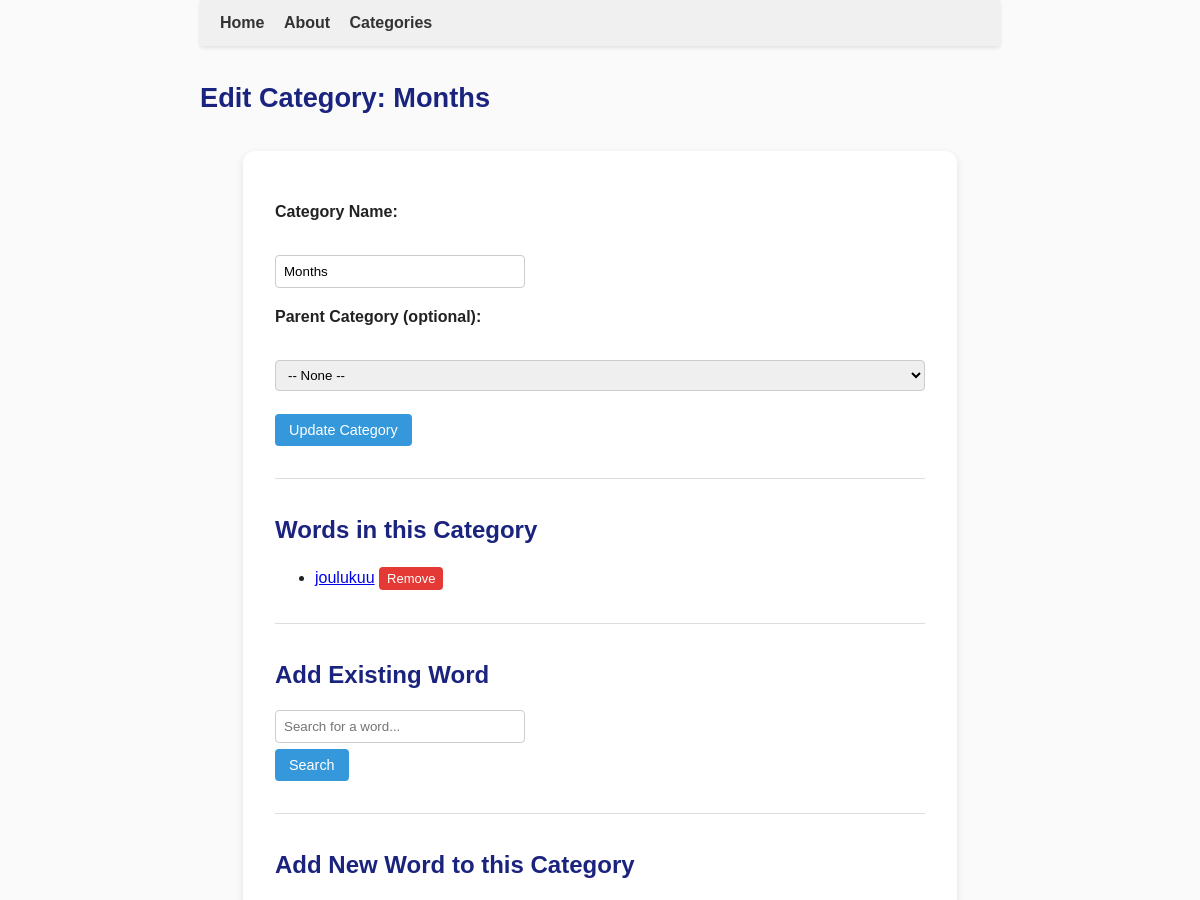
The page /admin/categories/13/edit (signed in, upper part) on the database as committed earlier.
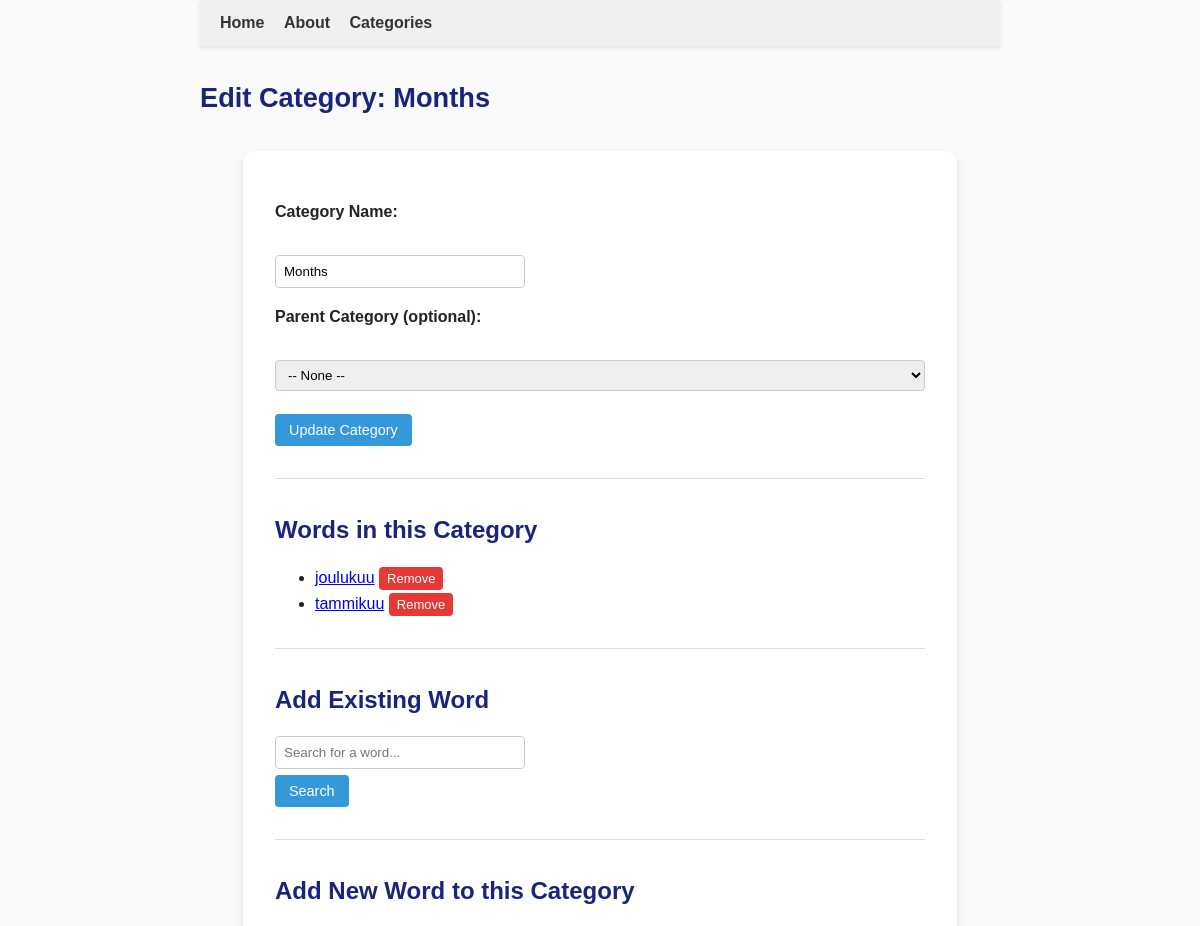
The same page on the database as committed later.
### tables this page shows
CREATE TABLE words (
        id INTEGER PRIMARY KEY,
        word TEXT UNIQUE NOT NULL,
        pos_id INTEGER REFERENCES parts_of_speech(id)
    , created_at TEXT, updated_at TEXT, language_code TEXT DEFAULT 'fi');

### app.py (the view, shortened to what this page needs)
@app.route("/admin/categories/<int:category_id>/edit", methods=["GET", "POST"])
@admin_required
def admin_edit_category(category_id):
    conn = sqlite3.connect("finnish.db", timeout=10)  # longer timeout
    conn.row_factory = sqlite3.Row
    cur = conn.cursor()
    cur.execute("SELECT * FROM categories WHERE id = ?", (category_id,))
    category = cur.fetchone()
    if not category:
        conn.close()
        flash("Category not found.", "danger")
        return redirect(url_for("admin_dashboard"))
    cur.execute("SELECT id, name FROM categories WHERE id != ?", (category_id,))
    all_categories = cur.fetchall()
    cur.execute("SELECT id, name FROM parts_of_speech ORDER BY name")
    pos_list = cur.fetchall()
    action = request.form.get("action")
    search_query = request.args.get("word_query", "").strip()
    search_results = []
    if search_query:
        cur.execute("SELECT id, word FROM words WHERE word LIKE ? ORDER BY word", (f"{search_query}%",))
        search_results = cur.fetchall()
    cur.execute("""
        SELECT w.id, w.word
        FROM words w
        JOIN word_categories wc ON w.id = wc.word_id
        WHERE wc.category_id = ?
        ORDER BY w.word
    """, (category_id,))
    category_words = cur.fetchall()
    conn.close()
    return render_template(
        "admin_edit_category.html",
        category=category,
        all_categories=all_categories,
        category_words=category_words,
        pos_list=pos_list,
        search_query=search_query,
        search_results=search_results
    )

### app.py (called while the page is built)
def admin_required(f):
    @wraps(f)
    def decorated_function(*args, **kwargs):
        if not session.get('admin_logged_in'):
            flash("Admin login required.", "warning")
            return redirect(url_for('login'))
        return f(*args, **kwargs)
    return decorated_function

### templates/admin_edit_category.html (shortened to what this page needs)
{% extends "base.html" %}
{% block content %}
<h2>Edit Category: {{ category['name'] }}</h2>
<div class="admin-add-word-container">
    <form method="POST" action="{{ url_for('admin_edit_category', category_id=category['id']) }}" class="admin-add-word-form">
        <p>
            <label>Category Name:</label><br>
            <input type="text" name="name" value="{{ category['name'] }}" required class="admin-input">
        </p>
        <p>
            <label>Parent Category (optional):</label><br>
            <select name="parent_id" class="admin-select">
                <option value="">-- None --</option>
            </select>
        </p>
        <p>
            <button type="submit" class="admin-btn">Update Category</button>
        </p>
    </form>
    <hr>
    <h3>Words in this Category</h3>
    {% if category_words %}
        <ul>
        {% for w in category_words %}
            <li>
                <a href="{{ url_for('show_word', word_name=w['word']) }}" target="_blank">{{ w['word'] }}</a>
                <form method="POST" action="{{ url_for('admin_remove_word_from_category', category_id=category['id'], word_id=w['id']) }}" style="display:inline;">
                    <button type="submit" class="admin-btn-small delete-btn">Remove</button>
                </form>
            </li>
        {% endfor %}
        </ul>
    {% else %}
        <p><em>No words yet in this category.</em></p>
    {% endif %}
    <hr>
    <h3>Add Existing Word</h3>
    <form method="GET" action="{{ url_for('admin_edit_category', category_id=category['id']) }}" class="admin-add-word-form">
        <p>
            <input type="text" name="word_query" class="admin-input" placeholder="Search for a word..." value="{{ search_query }}">
            <button type="submit" class="admin-btn">Search</button>
        </p>
    </form>
    <hr>
    <h3>Add New Word to this Category</h3>
</div>
{% endblock %}

Rows that differ between the two databases and show on the page:
added words: word "tammikuu"
